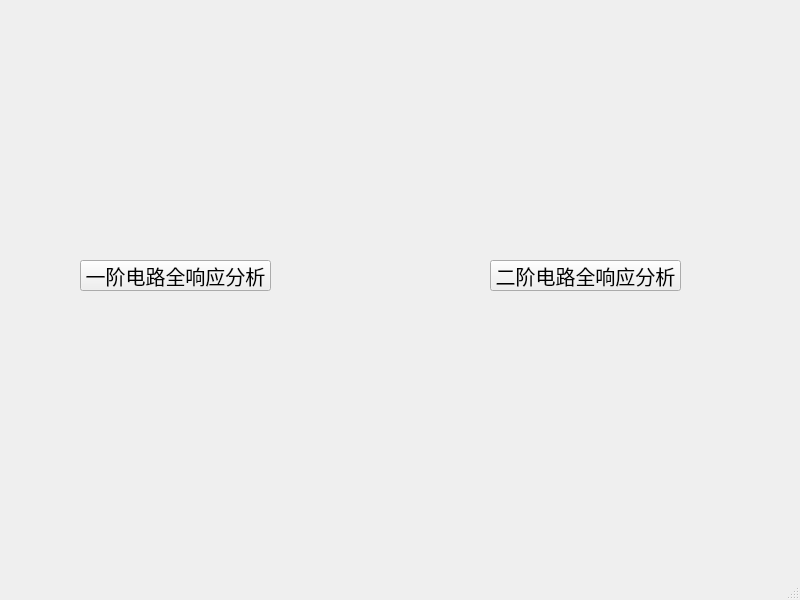
<?xml version="1.0" encoding="UTF-8"?>
<ui version="4.0">
 <class>mainWindow</class>
 <widget class="QMainWindow" name="mainWindow">
  <property name="geometry">
   <rect>
    <x>0</x>
    <y>0</y>
    <width>800</width>
    <height>600</height>
   </rect>
  </property>
  <property name="minimumSize">
   <size>
    <width>800</width>
    <height>600</height>
   </size>
  </property>
  <property name="maximumSize">
   <size>
    <width>800</width>
    <height>600</height>
   </size>
  </property>
  <property name="font">
   <font>
    <pointsize>15</pointsize>
   </font>
  </property>
  <property name="windowTitle">
   <string>MainWindow</string>
  </property>
  <widget class="QWidget" name="centralwidget">
   <widget class="QPushButton" name="one">
    <property name="geometry">
     <rect>
      <x>80</x>
      <y>260</y>
      <width>191</width>
      <height>31</height>
     </rect>
    </property>
    <property name="text">
     <string>一阶电路全响应分析</string>
    </property>
   </widget>
   <widget class="QPushButton" name="two">
    <property name="geometry">
     <rect>
      <x>490</x>
      <y>260</y>
      <width>191</width>
      <height>31</height>
     </rect>
    </property>
    <property name="text">
     <string>二阶电路全响应分析</string>
    </property>
   </widget>
  </widget>
  <widget class="QStatusBar" name="statusbar"/>
  <action name="actionhelp">
   <property name="text">
    <string>help</string>
   </property>
  </action>
 </widget>
 <resources/>
 <connections/>
</ui>
